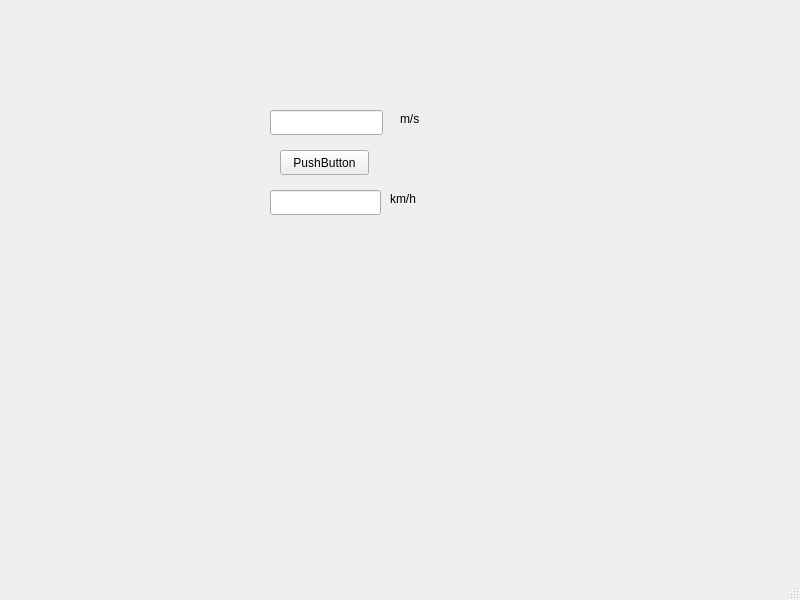
<?xml version="1.0" encoding="UTF-8"?>
<ui version="4.0">
 <class>MainWindow</class>
 <widget class="QMainWindow" name="MainWindow">
  <property name="geometry">
   <rect>
    <x>0</x>
    <y>0</y>
    <width>800</width>
    <height>600</height>
   </rect>
  </property>
  <property name="windowTitle">
   <string>MainWindow</string>
  </property>
  <widget class="QWidget" name="centralwidget">
   <widget class="QPushButton" name="pushButton">
    <property name="geometry">
     <rect>
      <x>280</x>
      <y>150</y>
      <width>89</width>
      <height>25</height>
     </rect>
    </property>
    <property name="text">
     <string>PushButton</string>
    </property>
   </widget>
   <widget class="QLabel" name="label">
    <property name="geometry">
     <rect>
      <x>400</x>
      <y>110</y>
      <width>67</width>
      <height>17</height>
     </rect>
    </property>
    <property name="text">
     <string>m/s</string>
    </property>
   </widget>
   <widget class="QLabel" name="label_2">
    <property name="geometry">
     <rect>
      <x>390</x>
      <y>190</y>
      <width>67</width>
      <height>17</height>
     </rect>
    </property>
    <property name="text">
     <string>km/h</string>
    </property>
   </widget>
   <widget class="QLineEdit" name="chfms">
    <property name="geometry">
     <rect>
      <x>270</x>
      <y>110</y>
      <width>113</width>
      <height>25</height>
     </rect>
    </property>
   </widget>
   <widget class="QLineEdit" name="chfkmh">
    <property name="geometry">
     <rect>
      <x>270</x>
      <y>190</y>
      <width>111</width>
      <height>25</height>
     </rect>
    </property>
   </widget>
   <widget class="QLabel" name="erreur">
    <property name="geometry">
     <rect>
      <x>290</x>
      <y>40</y>
      <width>67</width>
      <height>17</height>
     </rect>
    </property>
    <property name="text">
     <string/>
    </property>
   </widget>
  </widget>
  <widget class="QMenuBar" name="menubar">
   <property name="geometry">
    <rect>
     <x>0</x>
     <y>0</y>
     <width>800</width>
     <height>22</height>
    </rect>
   </property>
  </widget>
  <widget class="QStatusBar" name="statusbar"/>
 </widget>
 <resources/>
 <connections/>
</ui>
